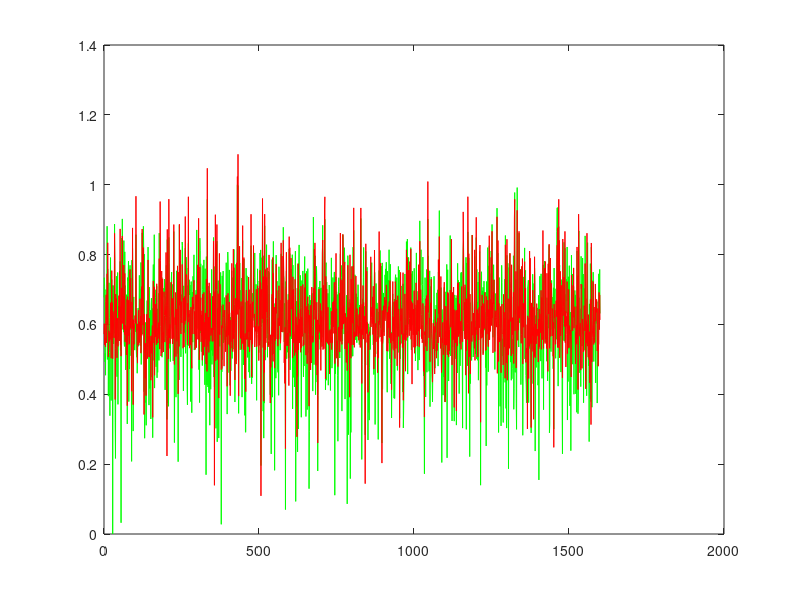
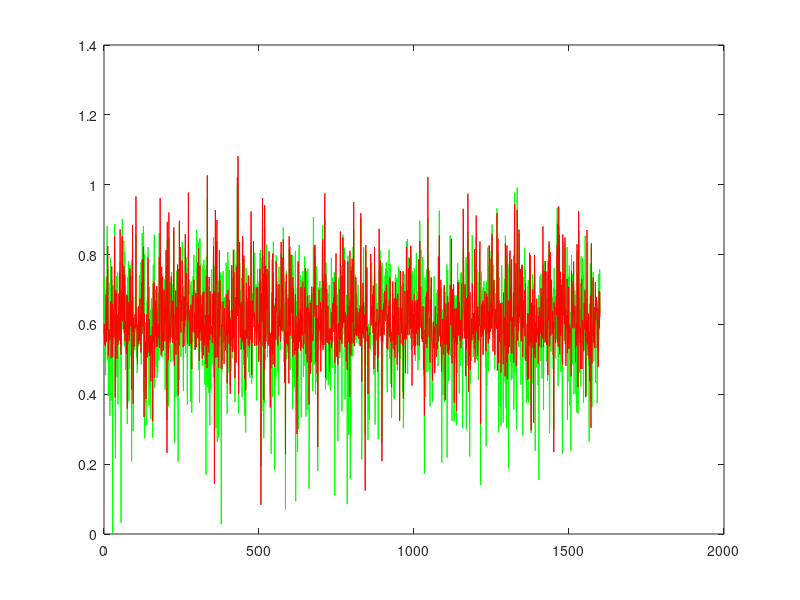

Write the MATLAB code that produced these figures, in order.
function [] = proj2_synth()
%% Project 2 - Learning to Rank using Linear Regression
%% Nandakishore Krishna
%% Person number : 50169797

clear; close all; clc;

UBitName = 'Nanda Kishore Krishna';
personNumber = '50169797';

format long g

% import data
load('synthetic.mat');

% transpose the input matrix to get 2000 X 10
x = x';

% training set - 80% of dataset
trainingX2 = x(1:1600, :);
trainingT2 = t(1:1600, 1);

% validation set - 10 % dataset
validationX2 = x(1601:1800, :);
validationT2 = t(1601:1800, 1);

% testing set - 10% of dataset
testingX2 = x(1801:size(x,1), :);
testingT2 = t(1801:size(t,1), 1);

% number of training samples
n2 = size(trainingX2, 1);

% no. of dimensions of the training set
d2 = size(trainingX2, 2);

% % histograms for the dataset
% figure(1)
% histogram(trainingX2(:,1));
% figure(2)
% histogram(trainingX2(:,2));

% model complexity
M2 = 60;

% find the clusters for the datapoints
fprintf('Finding %d clusters ...\n', M2);
[idx2, C2] = kmeans(trainingX2, M2);

% centres for the basis functions D X M
% we assign centroids of the clusters to muj
mu2 = C2';

% spread for the Gaussian radial functions
fprintf('Calculating the spread for the %d Gaussian radial functions ...\n', M2);

cluster_variance = zeros(M2,d2);
for i = 1 : M2
    temp = [];
    for j = 1 : length(idx2)
        if j == i
            temp = [temp; trainingX2(j,:)];
        end
    end
    cluster_variance(i,:) = var(temp);
%     cluster_variance(i,:) = 0.5 * ones(1, d2);
%     cluster_variance(i,1) = 0.5;
end

% the sigmaj for the basis functions
Sigma2 = zeros(d2,d2,M2);
for j = 2 : M2
    for i = 1 : n2
        Sigma2(:,:,j) = diag(cluster_variance(j,:));
    end
end


phi2 = calculatePhi(trainingX2, M2, Sigma2, mu2);

% regularization coefficient
lambda2 = 0;

% closed form solution for the weights
fprintf('Finding the closed form solution ...\n');
w2 = pinv((lambda2 * eye(M2)) + phi2' * phi2) * phi2' * trainingT2;

% sum of squares error and erms for the training set
[errorTrain2, trainPer2] = calculateError(phi2, trainingT2, w2, size(trainingX2, 1), lambda2)

% validation set
phiValid = calculatePhi(validationX2, M2, Sigma2, mu2);
[errorVal2, validPer2] = calculateError(phiValid, validationT2, w2, size(validationX2, 1), lambda2)

% testing set
phiTest = calculatePhi(testingX2, M2, Sigma2, mu2);
[errorTest2, testPer2] = calculateError(phiTest, testingT2, w2, size(testingX2, 1), lambda2);


% SGD
% initial weights M X 1
w02 = zeros(M2,1);

% number of iterations for gradient descent - E
numOfIters = 100;

% learning rate 1 X E
eta2 = 0.1 * ones(1, numOfIters);

% gradients M X E
dw2 = ones(M2, numOfIters);

fprintf('Performing stochastic gradient descent ...\n');
for i = 1 : numOfIters
    for j = 1 : n2
        dw2(:,i) = (trainingT2(j,1) - phi2(j,:) * w02) * phi2(j,:)';
        w02 = w02 + eta2(1,i) * dw2(:,i);
    end
end

figure(3)
y2 = phi2 * w2;
xaxis = linspace(0, length(y2), length(y2));
plot(xaxis, trainingT2, 'g', xaxis, y2, 'r');

figure(4)
y3 = phi2 * w02;
xaxis = linspace(0, length(y3), length(y3));
plot(xaxis, trainingT2, 'g', xaxis, y3, 'r');

save('proj2_synth.mat');
end


function Phi = calculatePhi(X, M, Sigma, mu)

% number of training samples
n = size(X, 1);

% determine design matrix N X M
fprintf('Calculating the design matrix phi of size %d X %d ...\n', n, M);
Phi = ones(n, M);
for j = 2 : M
    for i = 1 : n
        temp = X(i,:)' - mu(:,j);
        siginv = inv(Sigma(:,:,j));
        Phi(i,j) = exp(-1 * (temp' * siginv * temp) / 2);
    end
end

end

function [err, erms] = calculateError(phi, t, w, n, lambda)

% sum of squares error
err = sum((t - (phi * w)) .^ 2) / 2 + (lambda * (w' * w) / 2);

% root mean square error
erms = sqrt(2 * err / n);

end
